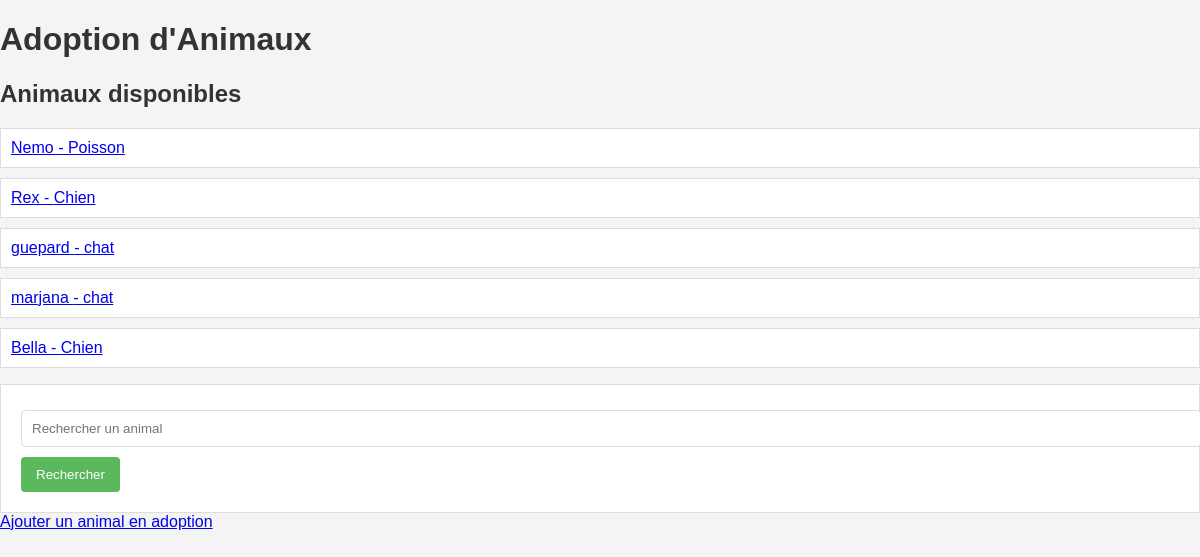
The page / on the database its author committed.
### tables this page shows
CREATE TABLE animals (
    id INTEGER PRIMARY KEY AUTOINCREMENT,
    nom TEXT NOT NULL,
    espece TEXT NOT NULL,
    race TEXT NOT NULL,
    age INTEGER NOT NULL,
    description TEXT NOT NULL,
    courriel TEXT NOT NULL,
    adresse TEXT NOT NULL,
    ville TEXT NOT NULL,
    cp TEXT NOT NULL
);

### app.py (the view)
@app.route('/')
def index():
    conn = get_db_connection()
    animals = conn.execute('SELECT * FROM animals ORDER BY RANDOM() LIMIT 5').fetchall()
    conn.close()
    return render_template('index.html', animals=animals)

### app.py (called while the page is built)
def get_db_connection():
    conn = sqlite3.connect('database.db')
    conn.row_factory = sqlite3.Row
    return conn

### templates/index.html (shortened to what this page needs)
<!DOCTYPE html>
<html lang="fr">
<head>
    <link rel="stylesheet" href="{{ url_for('static', filename='css/styles.css') }}">
</head>
<body>
    <h1>Adoption d'Animaux</h1>
    <h2>Animaux disponibles</h2>
    <ul>
        {% for animal in animals %}
            <li>
                <a href="{{ url_for('animal', id=animal['id']) }}">
                    {{ animal['nom'] }} - {{ animal['espece'] }}
                </a>
            </li>
        {% endfor %}
    </ul>
    <form action="{{ url_for('search') }}" method="get">
        <input type="text" name="query" placeholder="Rechercher un animal">
        <button type="submit">Rechercher</button>
    </form>
    <a href="{{ url_for('add_animal') }}">Ajouter un animal en adoption</a>
</body>
</html>

### static/css/styles.css (style rules this page uses)
body { font-family: Arial, sans-serif; background-color: #f4f4f4; margin: 0; padding: 0; }
h1, h2 { color: #333; }
ul { list-style-type: none; padding: 0; }
li { background-color: #fff; margin: 10px 0; padding: 10px; border: 1px solid #ddd; }
form { background-color: #fff; padding: 20px; border: 1px solid #ddd; }
input, textarea { width: 100%; padding: 10px; margin: 5px 0 10px; border: 1px solid #ddd; border-radius: 4px; }
button { background-color: #5cb85c; color: white; padding: 10px 15px; border: none; border-radius: 4px; cursor: pointer; }

### rows shown on the page
animals: nom "Nemo", espece "Poisson"
animals: nom "Rex", espece "Chien"
animals: nom "guepard", espece "chat"
animals: nom "marjana", espece "chat"
animals: nom "Bella", espece "Chien"
